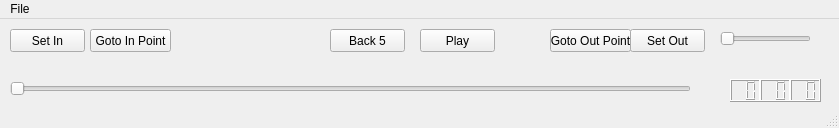
<?xml version="1.0" encoding="UTF-8"?>
<ui version="4.0">
 <class>VideoTrimMainWindow_UI</class>
 <widget class="QMainWindow" name="VideoTrimMainWindow_UI">
  <property name="geometry">
   <rect>
    <x>0</x>
    <y>0</y>
    <width>839</width>
    <height>128</height>
   </rect>
  </property>
  <property name="windowTitle">
   <string>Video Trim</string>
  </property>
  <property name="windowIcon">
   <iconset resource="qt_assets.qrc">
    <normaloff>:/assets/images/app_icon.png</normaloff>:/assets/images/app_icon.png</iconset>
  </property>
  <widget class="QWidget" name="centralwidget">
   <widget class="QLCDNumber" name="lcdNumber">
    <property name="geometry">
     <rect>
      <x>730</x>
      <y>60</y>
      <width>31</width>
      <height>23</height>
     </rect>
    </property>
    <property name="numDigits">
     <number>2</number>
    </property>
   </widget>
   <widget class="QLCDNumber" name="lcdNumber_2">
    <property name="geometry">
     <rect>
      <x>760</x>
      <y>60</y>
      <width>31</width>
      <height>23</height>
     </rect>
    </property>
    <property name="numDigits">
     <number>2</number>
    </property>
   </widget>
   <widget class="QLCDNumber" name="lcdNumber_3">
    <property name="geometry">
     <rect>
      <x>790</x>
      <y>60</y>
      <width>31</width>
      <height>23</height>
     </rect>
    </property>
    <property name="numDigits">
     <number>2</number>
    </property>
   </widget>
   <widget class="QSlider" name="horizontalSlider">
    <property name="geometry">
     <rect>
      <x>10</x>
      <y>60</y>
      <width>681</width>
      <height>20</height>
     </rect>
    </property>
    <property name="orientation">
     <enum>Qt::Horizontal</enum>
    </property>
   </widget>
   <widget class="QPushButton" name="pushButton">
    <property name="geometry">
     <rect>
      <x>420</x>
      <y>10</y>
      <width>75</width>
      <height>23</height>
     </rect>
    </property>
    <property name="text">
     <string>Play</string>
    </property>
   </widget>
   <widget class="QPushButton" name="pushButton_2">
    <property name="geometry">
     <rect>
      <x>10</x>
      <y>10</y>
      <width>75</width>
      <height>23</height>
     </rect>
    </property>
    <property name="text">
     <string>Set In</string>
    </property>
   </widget>
   <widget class="QPushButton" name="pushButton_3">
    <property name="geometry">
     <rect>
      <x>630</x>
      <y>10</y>
      <width>75</width>
      <height>23</height>
     </rect>
    </property>
    <property name="text">
     <string>Set Out</string>
    </property>
   </widget>
   <widget class="QSlider" name="horizontalSlider_2">
    <property name="geometry">
     <rect>
      <x>720</x>
      <y>10</y>
      <width>91</width>
      <height>19</height>
     </rect>
    </property>
    <property name="orientation">
     <enum>Qt::Horizontal</enum>
    </property>
   </widget>
   <widget class="QPushButton" name="pushButton_4">
    <property name="geometry">
     <rect>
      <x>330</x>
      <y>10</y>
      <width>75</width>
      <height>23</height>
     </rect>
    </property>
    <property name="text">
     <string>Back 5</string>
    </property>
   </widget>
   <widget class="QPushButton" name="pushButton_5">
    <property name="geometry">
     <rect>
      <x>90</x>
      <y>10</y>
      <width>81</width>
      <height>23</height>
     </rect>
    </property>
    <property name="text">
     <string>Goto In Point</string>
    </property>
   </widget>
   <widget class="QPushButton" name="pushButton_6">
    <property name="geometry">
     <rect>
      <x>550</x>
      <y>10</y>
      <width>81</width>
      <height>23</height>
     </rect>
    </property>
    <property name="text">
     <string>Goto Out Point</string>
    </property>
   </widget>
  </widget>
  <widget class="QMenuBar" name="menubar">
   <property name="geometry">
    <rect>
     <x>0</x>
     <y>0</y>
     <width>839</width>
     <height>21</height>
    </rect>
   </property>
   <widget class="QMenu" name="menuFile">
    <property name="title">
     <string>File</string>
    </property>
    <addaction name="actionSource_Files"/>
    <addaction name="actionCommmit"/>
   </widget>
   <addaction name="menuFile"/>
  </widget>
  <widget class="QStatusBar" name="statusbar"/>
  <action name="actionSource_Files">
   <property name="text">
    <string>Source Files</string>
   </property>
  </action>
  <action name="actionCommmit">
   <property name="text">
    <string>Commit</string>
   </property>
  </action>
 </widget>
 <resources>
  <include location="qt_assets.qrc"/>
 </resources>
 <connections/>
</ui>
